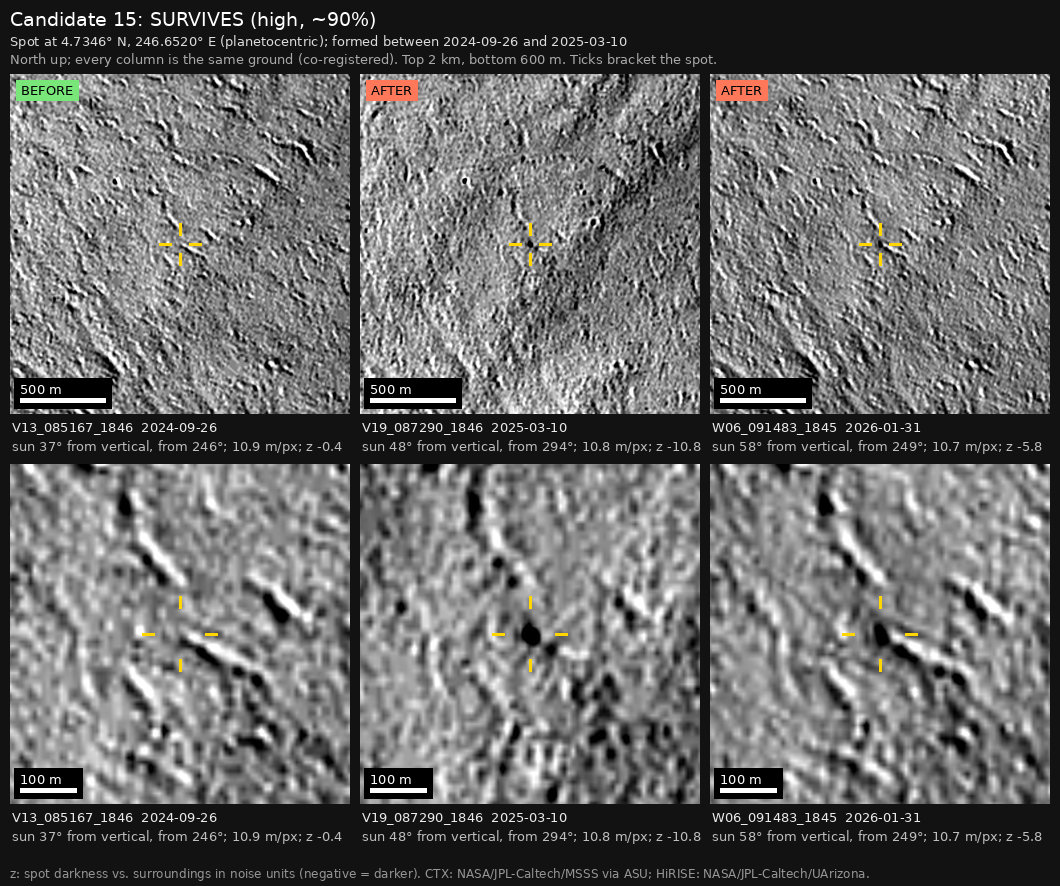
#> input picture vibe-projects/mars/candidate15_pavonis_lobe_check_web.jpg, 1060 x 886 px
$ python -i check_mars.py   (imports and definitions only)
#> lines starting #> are read from the running program, lines starting #| are printed output that depends on the picture
#!/usr/bin/env python3
"""Check the Mars pages against the hunt's final list.  Run from anywhere:

  python3 tools/check_mars.py          check vibe-projects/mars/ against vibe-projects/mars/candidates.csv
  python3 tools/check_mars.py --ocr    also read the label printed on every figure (needs the tesseract program)

For each of the 166 leads it checks the line on index.html and the page candidate-NNN/index.html: number, title and
place, coordinates (3 decimals), rating, probability, the formation window and image counts, size, HiRISE statements,
figures (files exist, belong to the lead, sizes match) and the previous/next links.  It also checks the summary
sentences on index.html, the redirects from the old candidate-NN/ addresses and every link on the Mars pages and on vibe-projects/index.html.
It prints one line per lead and exits with status 1 if anything is wrong.
"""
import csv, datetime, html, math, os, re, shutil, struct, subprocess, sys, tempfile
from decimal import Decimal, ROUND_HALF_UP

ROOT = os.path.dirname(os.path.dirname(os.path.abspath(__file__)))
MARS = os.path.join(ROOT, "vibe-projects", "mars")
MONTHS = "January February March April May June July August September October November December".split()
NUMWORDS = {"one": 1, "two": 2, "three": 3, "four": 4, "five": 5, "six": 6, "seven": 7, "eight": 8, "nine": 9,
            "ten": 10, "eleven": 11, "twelve": 12, "thirteen": 13, "fourteen": 14, "fifteen": 15}
COMPASS = {"N": "north", "S": "south", "E": "east", "W": "west", "NE": "north-east", "NW": "north-west",
           "SE": "south-east", "SW": "south-west", "NNE": "north-north-east", "NNW": "north-north-west",
           "SSE": "south-south-east", "SSW": "south-south-west", "ENE": "east-north-east", "ESE": "east-south-east",
           "WNW": "west-north-west", "WSW": "west-south-west"}
DESCRIPTIVE = ("rayed dark spot", "twin dark spot", "large irregular patch", "cluster of dots", "large rayed dark spot",
               "cluster", "rayed spot with satellite dots", "spot with a tail", "formed Sep-Dec 2023",
               "dot beside a small crater", "InSight study area")   # parentheses in CSV names that describe the spot, not the place
INSIGHT = (4.502, 135.623)                         # Bickel et al. (2025) searched within 50 degrees of the lander
EXTRA_FIGURES = {"lead1_control_hirise_targeted_site_web.jpg"}   # the hunt's control figure for lead 1


def read(path):
    with open(path, encoding="utf-8") as f: return f.read()


def text(s):
    return re.sub(r"\s+", " ", html.unescape(re.sub(r"<[^>]+>", "", s)).replace("\xa0", " ")).strip()


def dates_in(s):
    return [datetime.date(int(y), MONTHS.index(m) + 1, int(d)).isoformat()
            for d, m, y in re.findall(r"\b(\d{1,2}) (%s) (\d{4})\b" % "|".join(MONTHS), s)]


def months_only(s):
    """'September 2018' mentions that are not part of a full date."""
    return re.findall(r"(?<!\d )\b(?:%s) \d{4}\b" % "|".join(MONTHS), re.sub(r"\b\d{1,2} (?:%s) \d{4}\b" % "|".join(MONTHS), " ", s))


# [6 lines left out: function count_ok, not called in this run]


def long_date(iso):
    return "%d %s %s" % (int(iso[8:]), MONTHS[int(iso[5:7]) - 1], iso[:4])


def r3(x): return Decimal(x).quantize(Decimal("0.001"), rounding=ROUND_HALF_UP)
def pct(p): return int((Decimal(p) * 100).quantize(Decimal("1"), rounding=ROUND_HALF_UP))


# [11 lines left out: functions location, numbers, not called in this run]


def size_numbers(size_m):
    s = re.sub(r"\b[A-Z]\d{2}\b", " ", size_m)                     # CTX image codes such as V14
    return set(re.findall(r"\d+(?:\.\d+)?", re.sub(r"\((?:N-S|E-W)\)", " ", s)))


# [42 lines left out: functions place_words, jpeg_size, insight_distance, hirise_images, not called in this run]


def ocr_label(path):
    """The first line printed on a figure, read with tesseract."""
    try:
        from PIL import Image
    except ImportError:
        return None
    im = Image.open(path).convert("L")
    w, h = im.size
#> w = 1060; h = 886
    top = im.crop((0, 0, w, max(40, int(h * 0.07))))
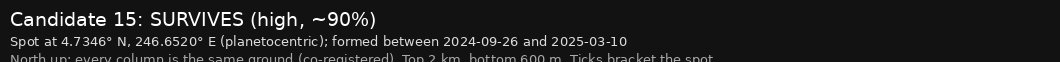
#> top: PIL image 1060x62 L; min 0, max 255, mean 30.7
    top = top.resize((top.width * 2, top.height * 2))
#> top: PIL image 2120x124 L
    with tempfile.NamedTemporaryFile(suffix=".png") as t:
        top.save(t.name)
#> (the run stopped early here; a loop or call above may not have finished)

$ run again, on vibe-projects/mars/candidate20_schiaparelli_north_pair_web.jpg
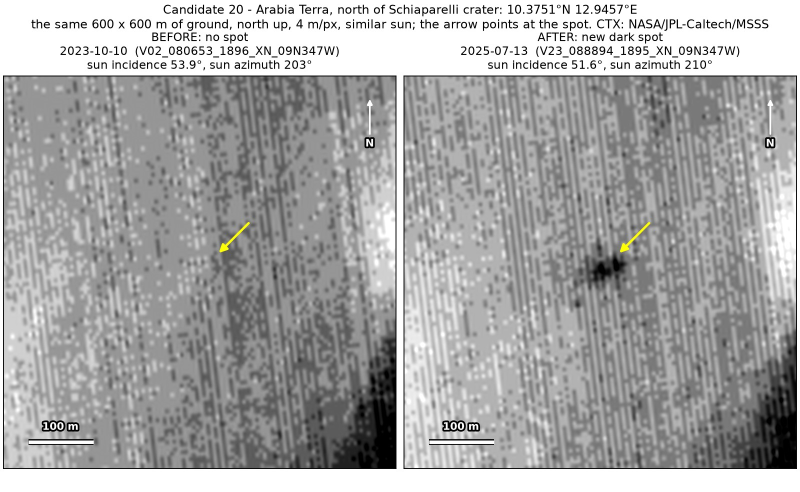
#> input picture vibe-projects/mars/candidate20_schiaparelli_north_pair_web.jpg, 1600 x 983 px (shown at 1/2 size)
#> in ocr_label, `top = im.crop((0, 0, w, max(40, int(h * 0.07))))`:
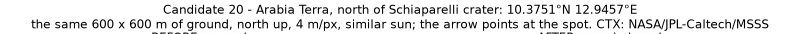
#> top: PIL image 1600x68 L (shown at 1/2 size); min 0, max 255, mean 228
#> in ocr_label, `top = top.resize((top.width * 2, top.height * 2))`:
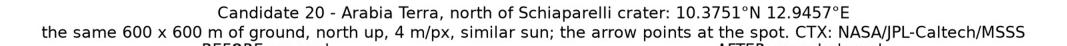
#> top: PIL image 3200x136 L (shown at 1/3 size); min 0, max 255, mean 227.9

$ run again, on vibe-projects/mars/candidate25_elysium_2023_epochs_web.jpg
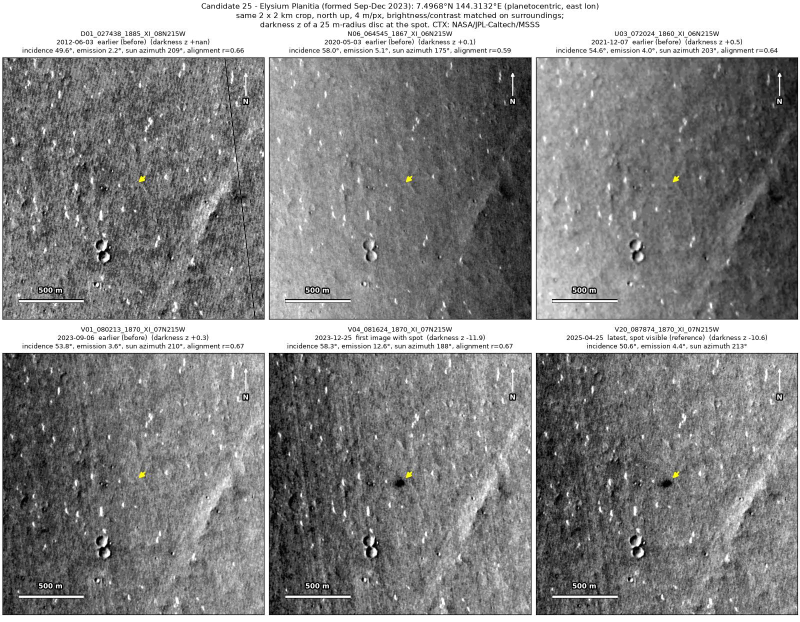
#> input picture vibe-projects/mars/candidate25_elysium_2023_epochs_web.jpg, 1600 x 1244 px (shown at 1/2 size)
#> in ocr_label, `top = im.crop((0, 0, w, max(40, int(h * 0.07))))`:
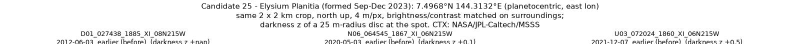
#> top: PIL image 1600x87 L (shown at 1/2 size); min 0, max 255, mean 238.2
#> in ocr_label, `top = top.resize((top.width * 2, top.height * 2))`:
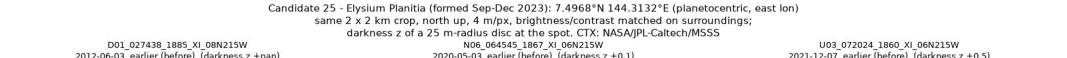
#> top: PIL image 3200x174 L (shown at 1/3 size); min 0, max 255, mean 237.8

$ run again, on vibe-projects/mars/candidate26_acheron_fossae_dot_pair_web.jpg
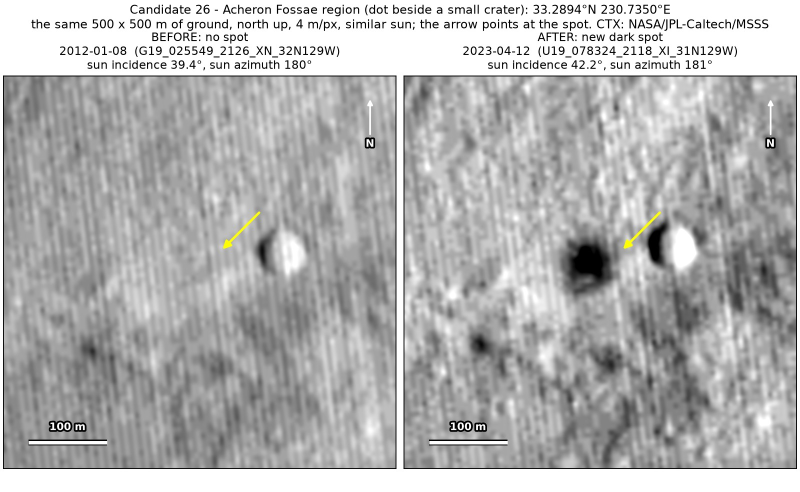
#> input picture vibe-projects/mars/candidate26_acheron_fossae_dot_pair_web.jpg, 1600 x 983 px (shown at 1/2 size)
#> in ocr_label, `top = im.crop((0, 0, w, max(40, int(h * 0.07))))`:
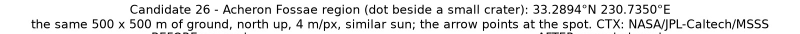
#> top: PIL image 1600x68 L (shown at 1/2 size); min 0, max 255, mean 226.4
#> in ocr_label, `top = top.resize((top.width * 2, top.height * 2))`:
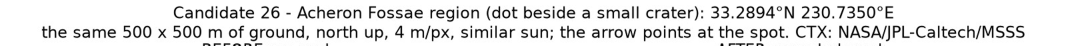
#> top: PIL image 3200x136 L (shown at 1/3 size); min 0, max 255, mean 226.2
